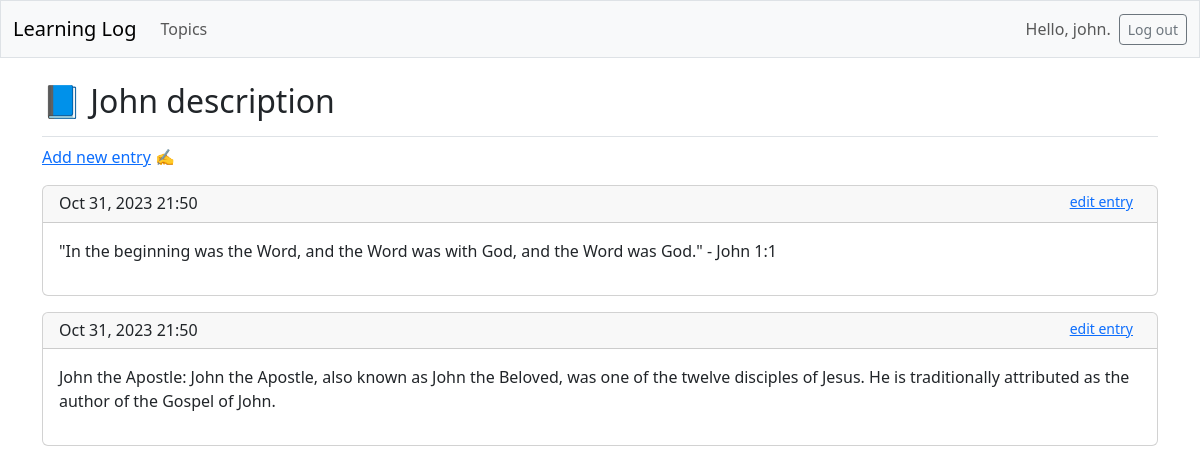
Page /topics/7/ (signed in) on the committed database.
### learning_logs/models.py (models this page shows, shortened)
class Topic(models.Model):
    text = models.CharField(max_length=200)
    date_added = models.DateTimeField(auto_now_add=True)
    owner = models.ForeignKey(User, on_delete=models.CASCADE)

class Entry(models.Model):
    topic = models.ForeignKey(Topic, on_delete=models.CASCADE)
    text = models.TextField()
    date_added = models.DateTimeField(auto_now_add=True)
    class Meta:
        verbose_name_plural = 'entries'

### learning_logs/views.py (the view)
# urls.py: path('topics/<int:topic_id>/', views.topic, name='topic'),
@login_required
def topic(request, topic_id):
    topic = Topic.objects.get(id=topic_id)
    check_topic_owner(topic, request.user)
    entries = topic.entry_set.order_by('-date_added')
    context = {'topic': topic, 'entries': entries}
    return render(request, 'learning_logs/topic.html', context)

### learning_logs/views.py (called while the page is built)
def check_topic_owner(topic, user):
    if topic.owner != user:
        raise Http404

### learning_logs/templates/learning_logs/topic.html
{% extends 'learning_logs/base.html' %}
{% block page_header %}
  <h2>📘 {{ topic.text }}</h2>
{% endblock page_header %}
{% block content %}
  <p>
    <a href="{% url 'learning_logs:new_entry' topic.id %}">Add new entry</a> ✍️
  </p>
  {% for entry in entries %}
    <div class="card mb-3">
      <h5 class="card-header fs-6">
        {{ entry.date_added|date:'M d, Y H:i' }}
        <small class="float-end pe-2"><a href="{% url 'learning_logs:edit_entry' entry.id %}">
          edit entry</a></small>
      </h5>
      <div class="card-body">{{ entry.text|linebreaks }}</div>
    </div>
  {% empty %}
    <p>There are no entries for this topic yet.</p>
  {% endfor %}
{% endblock content %}

### learning_logs/templates/learning_logs/base.html (shortened to what this page needs)
<!doctype html>
<html lang="en">
<head>
  {% load django_bootstrap5 %}
  {% bootstrap_css %}
</head>
<body>
  <nav class="navbar navbar-expand-md navbar-light bg-light mb-4 border">
    <div class="container-fluid">
      <a class="navbar-brand" href="{% url 'learning_logs:index' %}">
          Learning Log</a>
      <div class="collapse navbar-collapse" id="navbarCollapse">
        <ul class="navbar-nav me-auto mb-2 mb-md-0">
          <li class="nav-item">
            <a class="nav-link" href="{% url 'learning_logs:topics' %}">
              Topics</a></li>
        </ul>
        <ul class="navbar-nav ms-auto mb-2 mb-md-0">
          {% if user.is_authenticated %}
            <li class="nav-item">
              <span class="navbar-text me-2">Hello, {{ user.username }}.
                </span></li>
          {% endif %}
        </ul>
        {% if user.is_authenticated %}
          <form action="{% url 'accounts:logout' %}" method='post'>
            <button name='submit' class='btn btn-outline-secondary btn-sm'>
              Log out</button>
          </form>
        {% endif %}
      </div>
    </div>
  </nav>
  <main class="container">
    <div class="pb-2 mb-2 border-bottom">
      {% block page_header %}{% endblock page_header %}
    </div>
    <div>
      {% block content %}{% endblock content %}
    </div>
  </main>
</body>
</html>

### rows in the picture
Topic: text "John description"
Entry: date_added "Oct 31, 2023 21:50", text "\"In the beginning was the Word, and the Word was with God, and the Word was God.\" - John 1:1"
Entry: date_added "Oct 31, 2023 21:50", text "John the Apostle: John the Apostle, also known as John the Beloved, was one of the twelve disciples of Jesus. He is traditionally attributed as the author of the Gospel of John."

### other values in the picture
{{ user.username }} "john"
